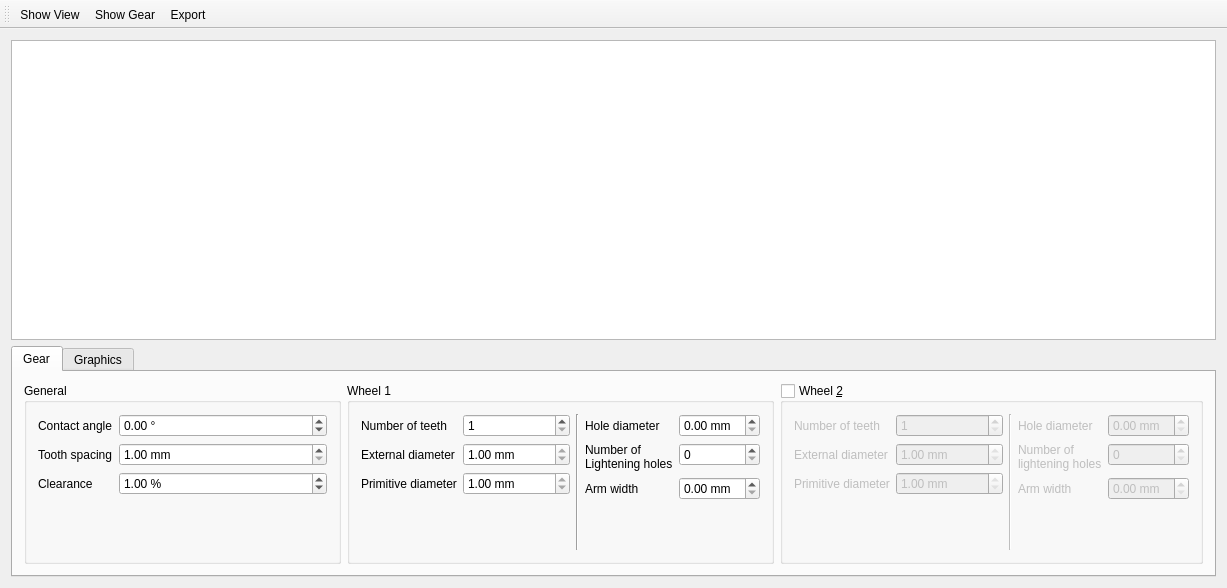
<?xml version="1.0" encoding="UTF-8"?>
<ui version="4.0">
 <class>MainWindow</class>
 <widget class="QMainWindow" name="MainWindow">
  <property name="geometry">
   <rect>
    <x>0</x>
    <y>0</y>
    <width>1227</width>
    <height>588</height>
   </rect>
  </property>
  <property name="windowTitle">
   <string>Gear Factory</string>
  </property>
  <property name="documentMode">
   <bool>false</bool>
  </property>
  <property name="dockOptions">
   <set>QMainWindow::AllowTabbedDocks|QMainWindow::AnimatedDocks</set>
  </property>
  <widget class="QWidget" name="centralWidget">
   <layout class="QVBoxLayout" name="verticalLayout_7">
    <item>
     <widget class="QGraphicsView" name="graphicsView">
      <property name="minimumSize">
       <size>
        <width>200</width>
        <height>300</height>
       </size>
      </property>
      <property name="backgroundBrush">
       <brush brushstyle="NoBrush">
        <color alpha="255">
         <red>0</red>
         <green>0</green>
         <blue>0</blue>
        </color>
       </brush>
      </property>
      <property name="dragMode">
       <enum>QGraphicsView::ScrollHandDrag</enum>
      </property>
      <property name="resizeAnchor">
       <enum>QGraphicsView::NoAnchor</enum>
      </property>
     </widget>
    </item>
    <item>
     <widget class="QTabWidget" name="tabWidget">
      <property name="currentIndex">
       <number>0</number>
      </property>
      <widget class="QWidget" name="tabWidgetPage1">
       <attribute name="title">
        <string>Gear</string>
       </attribute>
       <layout class="QHBoxLayout" name="horizontalLayout">
        <item>
         <widget class="QGroupBox" name="groupBox">
          <property name="title">
           <string>General</string>
          </property>
          <layout class="QVBoxLayout" name="verticalLayout">
           <item>
            <layout class="QFormLayout" name="formLayout_6">
             <item row="0" column="0">
              <widget class="QLabel" name="contactAngleLabel">
               <property name="text">
                <string>Contact angle</string>
               </property>
              </widget>
             </item>
             <item row="0" column="1">
              <widget class="QDoubleSpinBox" name="contactAngleDoubleSpinBox">
               <property name="suffix">
                <string> °</string>
               </property>
               <property name="minimum">
                <double>-45.000000000000000</double>
               </property>
               <property name="maximum">
                <double>45.000000000000000</double>
               </property>
              </widget>
             </item>
             <item row="1" column="0">
              <widget class="QLabel" name="toothSpacingLabel">
               <property name="text">
                <string>Tooth spacing</string>
               </property>
              </widget>
             </item>
             <item row="1" column="1">
              <widget class="QDoubleSpinBox" name="toothSpacingDoubleSpinBox">
               <property name="suffix">
                <string> mm</string>
               </property>
               <property name="minimum">
                <double>1.000000000000000</double>
               </property>
              </widget>
             </item>
             <item row="2" column="0">
              <widget class="QLabel" name="clearanceLabel">
               <property name="text">
                <string>Clearance</string>
               </property>
              </widget>
             </item>
             <item row="2" column="1">
              <widget class="QDoubleSpinBox" name="clearanceDoubleSpinBox">
               <property name="suffix">
                <string> %</string>
               </property>
               <property name="value">
                <double>1.000000000000000</double>
               </property>
              </widget>
             </item>
            </layout>
           </item>
          </layout>
         </widget>
        </item>
        <item>
         <widget class="QGroupBox" name="groupBox_2">
          <property name="title">
           <string>Wheel 1</string>
          </property>
          <layout class="QHBoxLayout" name="horizontalLayout_3">
           <item>
            <layout class="QFormLayout" name="formLayout_5">
             <item row="0" column="0">
              <widget class="QLabel" name="numberOfTeethLabel">
               <property name="text">
                <string>Number of teeth</string>
               </property>
              </widget>
             </item>
             <item row="0" column="1">
              <widget class="QSpinBox" name="numberOfTeethSpinBox">
               <property name="minimum">
                <number>1</number>
               </property>
              </widget>
             </item>
             <item row="1" column="0">
              <widget class="QLabel" name="externalDiameterLabel">
               <property name="text">
                <string>External diameter</string>
               </property>
              </widget>
             </item>
             <item row="1" column="1">
              <widget class="QDoubleSpinBox" name="externalDiameterDoubleSpinBox">
               <property name="readOnly">
                <bool>true</bool>
               </property>
               <property name="suffix">
                <string> mm</string>
               </property>
               <property name="minimum">
                <double>1.000000000000000</double>
               </property>
               <property name="maximum">
                <double>10000.000000000000000</double>
               </property>
              </widget>
             </item>
             <item row="2" column="0">
              <widget class="QLabel" name="primitiveDiameterLabel">
               <property name="text">
                <string>Primitive diameter</string>
               </property>
              </widget>
             </item>
             <item row="2" column="1">
              <widget class="QDoubleSpinBox" name="primitiveDiameterDoubleSpinBox">
               <property name="readOnly">
                <bool>true</bool>
               </property>
               <property name="prefix">
                <string/>
               </property>
               <property name="suffix">
                <string> mm</string>
               </property>
               <property name="minimum">
                <double>1.000000000000000</double>
               </property>
               <property name="maximum">
                <double>100000.000000000000000</double>
               </property>
              </widget>
             </item>
            </layout>
           </item>
           <item>
            <widget class="Line" name="line">
             <property name="orientation">
              <enum>Qt::Vertical</enum>
             </property>
            </widget>
           </item>
           <item>
            <layout class="QFormLayout" name="formLayout">
             <item row="0" column="0">
              <widget class="QLabel" name="holeDiameterLabel">
               <property name="text">
                <string>Hole diameter</string>
               </property>
              </widget>
             </item>
             <item row="0" column="1">
              <widget class="QDoubleSpinBox" name="holeDiameterDoubleSpinBox">
               <property name="suffix">
                <string> mm</string>
               </property>
              </widget>
             </item>
             <item row="1" column="0">
              <widget class="QLabel" name="numberOfLighteningHolesLabel">
               <property name="text">
                <string>Number of
Lightening holes</string>
               </property>
              </widget>
             </item>
             <item row="1" column="1">
              <widget class="QSpinBox" name="numberOfLighteningHolesSpinBox"/>
             </item>
             <item row="2" column="0">
              <widget class="QLabel" name="armWidthLabel">
               <property name="text">
                <string>Arm width</string>
               </property>
              </widget>
             </item>
             <item row="2" column="1">
              <widget class="QDoubleSpinBox" name="armWidthDoubleSpinBox">
               <property name="suffix">
                <string> mm</string>
               </property>
              </widget>
             </item>
            </layout>
           </item>
          </layout>
         </widget>
        </item>
        <item>
         <widget class="QGroupBox" name="wheel2GroupBox">
          <property name="title">
           <string>Wheel &amp;2</string>
          </property>
          <property name="flat">
           <bool>false</bool>
          </property>
          <property name="checkable">
           <bool>true</bool>
          </property>
          <property name="checked">
           <bool>false</bool>
          </property>
          <layout class="QHBoxLayout" name="horizontalLayout_5">
           <item>
            <layout class="QFormLayout" name="formLayout_7">
             <item row="0" column="0">
              <widget class="QLabel" name="numberOfTeethLabel_2">
               <property name="text">
                <string>Number of teeth</string>
               </property>
              </widget>
             </item>
             <item row="0" column="1">
              <widget class="QSpinBox" name="numberOfTeethSpinBox_2">
               <property name="minimum">
                <number>1</number>
               </property>
              </widget>
             </item>
             <item row="2" column="0">
              <widget class="QLabel" name="primitiveDiameterLabel_2">
               <property name="text">
                <string>Primitive diameter</string>
               </property>
              </widget>
             </item>
             <item row="2" column="1">
              <widget class="QDoubleSpinBox" name="primitiveDiameterDoubleSpinBox_2">
               <property name="readOnly">
                <bool>true</bool>
               </property>
               <property name="suffix">
                <string> mm</string>
               </property>
               <property name="minimum">
                <double>1.000000000000000</double>
               </property>
               <property name="maximum">
                <double>100000.000000000000000</double>
               </property>
              </widget>
             </item>
             <item row="1" column="0">
              <widget class="QLabel" name="externalDiameterLabel_2">
               <property name="text">
                <string>External diameter</string>
               </property>
              </widget>
             </item>
             <item row="1" column="1">
              <widget class="QDoubleSpinBox" name="externalDiameterDoubleSpinBox_2">
               <property name="readOnly">
                <bool>true</bool>
               </property>
               <property name="suffix">
                <string> mm</string>
               </property>
               <property name="minimum">
                <double>1.000000000000000</double>
               </property>
               <property name="maximum">
                <double>10000.000000000000000</double>
               </property>
              </widget>
             </item>
            </layout>
           </item>
           <item>
            <widget class="Line" name="line_2">
             <property name="orientation">
              <enum>Qt::Vertical</enum>
             </property>
            </widget>
           </item>
           <item>
            <layout class="QFormLayout" name="formLayout_2">
             <item row="1" column="1">
              <widget class="QSpinBox" name="numberOfLighteningHolesSpinBox_2"/>
             </item>
             <item row="1" column="0">
              <widget class="QLabel" name="numberOfLighteningHolesLabel_2">
               <property name="text">
                <string>Number of
lightening holes</string>
               </property>
              </widget>
             </item>
             <item row="0" column="1">
              <widget class="QDoubleSpinBox" name="holeDiameterDoubleSpinBox_2">
               <property name="suffix">
                <string> mm</string>
               </property>
              </widget>
             </item>
             <item row="0" column="0">
              <widget class="QLabel" name="holeDiameterLabel_2">
               <property name="text">
                <string>Hole diameter</string>
               </property>
              </widget>
             </item>
             <item row="2" column="0">
              <widget class="QLabel" name="armWidthLabel_2">
               <property name="text">
                <string>Arm width</string>
               </property>
              </widget>
             </item>
             <item row="2" column="1">
              <widget class="QDoubleSpinBox" name="armWidthDoubleSpinBox_2">
               <property name="suffix">
                <string> mm</string>
               </property>
              </widget>
             </item>
            </layout>
           </item>
          </layout>
         </widget>
        </item>
       </layout>
      </widget>
      <widget class="QWidget" name="tabWidgetPage2">
       <attribute name="title">
        <string>Graphics</string>
       </attribute>
       <layout class="QHBoxLayout" name="horizontalLayout_2">
        <item>
         <widget class="QGroupBox" name="groupBoxView">
          <property name="title">
           <string>View</string>
          </property>
          <layout class="QHBoxLayout" name="horizontalLayout_6">
           <item>
            <layout class="QFormLayout" name="formLayout_3">
             <item row="0" column="0">
              <widget class="QLabel" name="showGridLabel">
               <property name="text">
                <string>Show grid</string>
               </property>
              </widget>
             </item>
             <item row="0" column="1">
              <widget class="QCheckBox" name="showGridCheckBox">
               <property name="checked">
                <bool>true</bool>
               </property>
              </widget>
             </item>
             <item row="1" column="0">
              <widget class="QLabel" name="gridSizeLabel">
               <property name="text">
                <string>Grid size</string>
               </property>
              </widget>
             </item>
             <item row="1" column="1">
              <widget class="QDoubleSpinBox" name="gridSizeDoubleSpinBox">
               <property name="suffix">
                <string> mm</string>
               </property>
               <property name="value">
                <double>10.000000000000000</double>
               </property>
              </widget>
             </item>
             <item row="2" column="0">
              <widget class="QLabel" name="pointResolutionLabel">
               <property name="text">
                <string>Point resolution</string>
               </property>
              </widget>
             </item>
             <item row="2" column="1">
              <widget class="QSpinBox" name="pointResolutionSpinBox">
               <property name="minimum">
                <number>2</number>
               </property>
               <property name="maximum">
                <number>500</number>
               </property>
              </widget>
             </item>
            </layout>
           </item>
           <item>
            <widget class="Line" name="line_3">
             <property name="orientation">
              <enum>Qt::Vertical</enum>
             </property>
            </widget>
           </item>
           <item>
            <layout class="QFormLayout" name="formLayout_8">
             <item row="0" column="0">
              <widget class="QLabel" name="showPrimitiveCircleLabel">
               <property name="text">
                <string>Show primitive circle</string>
               </property>
              </widget>
             </item>
             <item row="0" column="1">
              <widget class="QCheckBox" name="showPrimitiveCircleCheckBox"/>
             </item>
             <item row="1" column="0">
              <widget class="QLabel" name="showExternalCircleLabel">
               <property name="text">
                <string>Show external circle</string>
               </property>
              </widget>
             </item>
             <item row="1" column="1">
              <widget class="QCheckBox" name="showExternalCircleCheckBox"/>
             </item>
             <item row="2" column="0">
              <widget class="QLabel" name="showLineOfContactLabel">
               <property name="text">
                <string>Show line of contact</string>
               </property>
              </widget>
             </item>
             <item row="2" column="1">
              <widget class="QCheckBox" name="showLineOfContactCheckBox"/>
             </item>
            </layout>
           </item>
           <item>
            <widget class="Line" name="line_5">
             <property name="orientation">
              <enum>Qt::Vertical</enum>
             </property>
            </widget>
           </item>
           <item>
            <layout class="QFormLayout" name="formLayout_9">
             <item row="0" column="0">
              <widget class="QLabel" name="animateLabel">
               <property name="text">
                <string>Animate</string>
               </property>
              </widget>
             </item>
             <item row="0" column="1">
              <widget class="QCheckBox" name="animateCheckBox"/>
             </item>
             <item row="1" column="0">
              <widget class="QLabel" name="animationSpeedLabel">
               <property name="text">
                <string>Animation
speed</string>
               </property>
              </widget>
             </item>
             <item row="1" column="1">
              <widget class="QSpinBox" name="animationSpeedSpinBox">
               <property name="suffix">
                <string> %</string>
               </property>
               <property name="maximum">
                <number>100</number>
               </property>
               <property name="value">
                <number>25</number>
               </property>
              </widget>
             </item>
             <item row="2" column="0">
              <widget class="QLabel" name="rotationLabel">
               <property name="text">
                <string>Rotation</string>
               </property>
              </widget>
             </item>
             <item row="2" column="1">
              <widget class="QDoubleSpinBox" name="rotationDoubleSpinBox">
               <property name="suffix">
                <string> °</string>
               </property>
               <property name="maximum">
                <double>360.000000000000000</double>
               </property>
              </widget>
             </item>
            </layout>
           </item>
          </layout>
         </widget>
        </item>
        <item>
         <widget class="QGroupBox" name="groupBoxExport">
          <property name="title">
           <string>Export</string>
          </property>
          <layout class="QHBoxLayout" name="horizontalLayout_7">
           <item>
            <layout class="QFormLayout" name="formLayout_4">
             <property name="labelAlignment">
              <set>Qt::AlignRight|Qt::AlignTop|Qt::AlignTrailing</set>
             </property>
             <property name="formAlignment">
              <set>Qt::AlignLeading|Qt::AlignLeft|Qt::AlignTop</set>
             </property>
             <item row="0" column="0">
              <widget class="QLabel" name="fileNameLabel_2">
               <property name="text">
                <string>File name</string>
               </property>
              </widget>
             </item>
             <item row="0" column="1">
              <widget class="QWidget" name="fileNameWidget" native="true">
               <layout class="QHBoxLayout" name="horizontalLayout_4">
                <item>
                 <widget class="QLineEdit" name="fileNameLineEdit">
                  <property name="text">
                   <string/>
                  </property>
                 </widget>
                </item>
                <item>
                 <widget class="QPushButton" name="fileNamePushButton">
                  <property name="text">
                   <string>Choose...</string>
                  </property>
                 </widget>
                </item>
               </layout>
              </widget>
             </item>
             <item row="1" column="0">
              <widget class="QLabel" name="formatLabel">
               <property name="text">
                <string>Format</string>
               </property>
              </widget>
             </item>
             <item row="1" column="1">
              <widget class="QComboBox" name="formatComboBox">
               <item>
                <property name="text">
                 <string>SVG</string>
                </property>
               </item>
               <item>
                <property name="text">
                 <string>PDF</string>
                </property>
               </item>
               <item>
                <property name="text">
                 <string>PNG</string>
                </property>
               </item>
              </widget>
             </item>
            </layout>
           </item>
           <item>
            <widget class="QPushButton" name="exportPushButton">
             <property name="text">
              <string>Export</string>
             </property>
            </widget>
           </item>
          </layout>
         </widget>
        </item>
       </layout>
      </widget>
     </widget>
    </item>
   </layout>
  </widget>
  <widget class="QMenuBar" name="menuBar">
   <property name="geometry">
    <rect>
     <x>0</x>
     <y>0</y>
     <width>1227</width>
     <height>30</height>
    </rect>
   </property>
  </widget>
  <widget class="QToolBar" name="mainToolBar">
   <attribute name="toolBarArea">
    <enum>TopToolBarArea</enum>
   </attribute>
   <attribute name="toolBarBreak">
    <bool>false</bool>
   </attribute>
   <addaction name="actionShow_View"/>
   <addaction name="actionShow_Gear"/>
   <addaction name="actionExport"/>
  </widget>
  <action name="actionShow_View">
   <property name="checkable">
    <bool>true</bool>
   </property>
   <property name="text">
    <string>Show View</string>
   </property>
   <property name="toolTip">
    <string>Show the 'view' window.</string>
   </property>
   <property name="shortcut">
    <string>Ctrl+Alt+V</string>
   </property>
  </action>
  <action name="actionShow_Gear">
   <property name="text">
    <string>Show Gear</string>
   </property>
   <property name="toolTip">
    <string>Show the 'gear' window.</string>
   </property>
   <property name="shortcut">
    <string>Ctrl+Alt+G</string>
   </property>
  </action>
  <action name="actionExport">
   <property name="text">
    <string>Export</string>
   </property>
   <property name="toolTip">
    <string>Show the 'export' window.</string>
   </property>
   <property name="shortcut">
    <string>Ctrl+Alt+E</string>
   </property>
  </action>
 </widget>
 <layoutdefault spacing="6" margin="11"/>
 <resources/>
 <connections/>
</ui>
